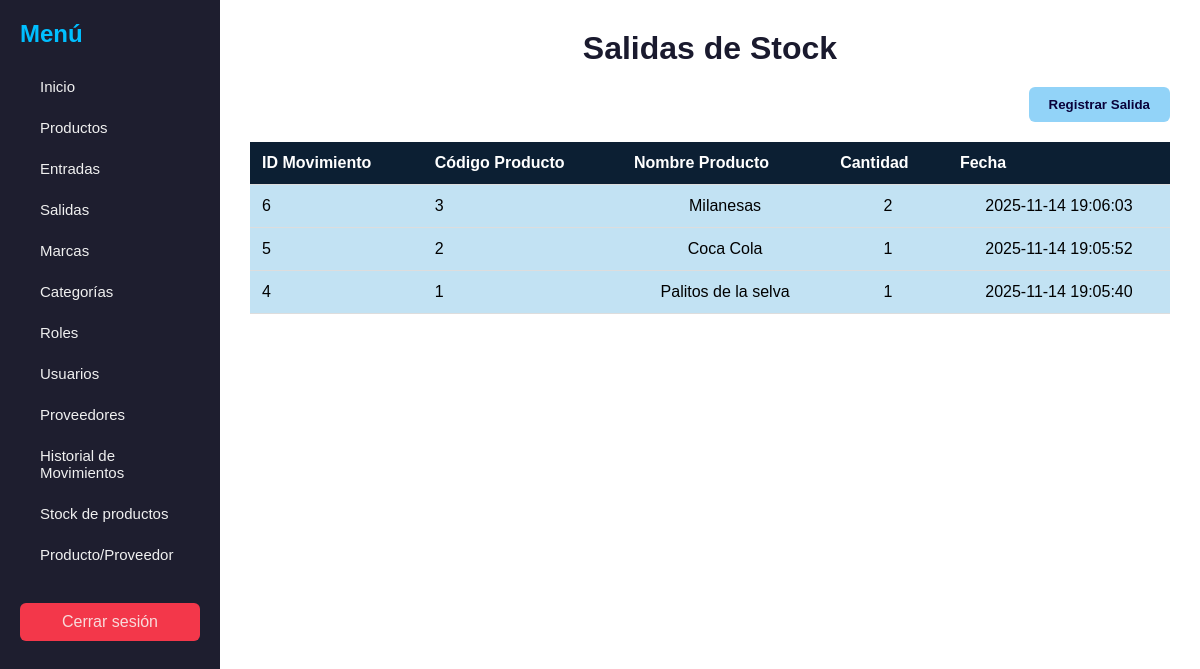
The page /Vistas/registroSalida.php on the database its author committed.
### tables this page shows
CREATE TABLE IF NOT EXISTS `movimiento` (
  `id_movimiento` int NOT NULL AUTO_INCREMENT,
  `id_producto` int DEFAULT NULL,
  `id_usuario` int DEFAULT NULL,
  `id_proveedor` int DEFAULT NULL,
  `cantidad` int NOT NULL,
  `ingreso` tinyint(1) NOT NULL,
  `fecha` timestamp NULL DEFAULT CURRENT_TIMESTAMP,
  PRIMARY KEY (`id_movimiento`),
  KEY `movimiento_ibfk_1` (`id_producto`),
  KEY `movimiento_ibfk_2` (`id_usuario`),
  KEY `movimiento_ibfk_3` (`id_proveedor`),
  CONSTRAINT `movimiento_ibfk_1` FOREIGN KEY (`id_producto`) REFERENCES `producto` (`id_producto`) ON DELETE SET NULL,
  CONSTRAINT `movimiento_ibfk_2` FOREIGN KEY (`id_usuario`) REFERENCES `usuario` (`id_usuario`) ON DELETE SET NULL,
  CONSTRAINT `movimiento_ibfk_3` FOREIGN KEY (`id_proveedor`) REFERENCES `proveedor` (`id_proveedor`) ON DELETE SET NULL
);

CREATE TABLE IF NOT EXISTS `producto` (
  `id_producto` int NOT NULL AUTO_INCREMENT,
  `codigo` varchar(50) NOT NULL,
  `nombre` varchar(100) NOT NULL,
  `descripcion` text,
  `precio` decimal(10,2) NOT NULL,
  `id_marca` int DEFAULT NULL,
  `id_categoria` int DEFAULT NULL,
  `id_proveedor` int DEFAULT NULL,
  PRIMARY KEY (`id_producto`),
  UNIQUE KEY `codigo` (`codigo`),
  KEY `producto_ibfk_1` (`id_marca`),
  KEY `producto_ibfk_2` (`id_categoria`),
  KEY `fk_producto_proveedor` (`id_proveedor`),
  CONSTRAINT `fk_producto_proveedor` FOREIGN KEY (`id_proveedor`) REFERENCES `proveedor` (`id_proveedor`) ON DELETE SET NULL ON UPDATE CASCADE,
  CONSTRAINT `producto_ibfk_1` FOREIGN KEY (`id_marca`) REFERENCES `marca` (`id_marca`) ON DELETE SET NULL,
  CONSTRAINT `producto_ibfk_2` FOREIGN KEY (`id_categoria`) REFERENCES `categoria` (`id_categoria`) ON DELETE SET NULL
);

### Clases/Movimiento.php (called while the page is built, shortened)
<?php
class Movimiento {
    public static function obtenerMovimientosPorTipo($bd, $ingreso) {
        $sql = "SELECT m.id_movimiento, p.codigo, p.nombre AS nombre_producto,
                       m.cantidad, m.fecha
                FROM movimiento m
                INNER JOIN producto p ON m.id_producto = p.id_producto
                WHERE m.ingreso = :ingreso
                ORDER BY m.fecha DESC";
        $stmt = $bd->prepare($sql);
        $stmt->bindParam(':ingreso', $ingreso, PDO::PARAM_BOOL);
        $stmt->execute();
        return $stmt->fetchAll(PDO::FETCH_ASSOC);
    }
}
?>

### Vistas/registroSalida.php (the view, shortened to what this page needs)
<?php
include_once __DIR__ . '/../DataBase.php';
include_once __DIR__ . '/../Clases/Movimiento.php';
$salidas = Movimiento::obtenerMovimientosPorTipo($bd, false);
?>
<!DOCTYPE html>
<html lang="es">
<head>
    <link rel="stylesheet" href="../CSS/salida.css">
</head>
<body>
<div class="contenedor-general">
    <nav class="barra-lateral">
        <h2>Menú</h2>
        <ul>
                <li><a href="../Vistas/paginaInicio.php">Inicio</a></li>
                <li><a href="../Vistas/crudProducto.php">Productos</a></li>
                <li><a href="../Vistas/registroEntrada.php">Entradas</a></li>
                <li><a href="../Vistas/registroSalida.php">Salidas</a></li>
                <li><a href="../Vistas/crudMarca.php">Marcas</a></li>
                <li><a href="../Vistas/crudCategoria.php">Categorías</a></li>
                <li><a href="../Vistas/crudRol.php">Roles</a></li>
                <li><a href="../Vistas/crudUsuario.php">Usuarios</a></li>
                <li><a href="../Vistas/crudProveedor.php">Proveedores</a></li>
                <li><a href="../Vistas/historialMovimientos.php">Historial de Movimientos</a></li>
                <li><a href="../Vistas/registroStock.php">Stock de productos</a></li>
                <li><a href="../Vistas/producto_proveedor.php">Producto/Proveedor</a></li>
        </ul>
        <a href="../index.php" class="cerrar-btn">Cerrar sesión</a>
    </nav>
    <div class="contenido-principal">
        <h1>Salidas de Stock</h1>
        <div id="contenido">
            <div class="contenedor-acciones">
                <div class="acciones">
                    <div class="accion-box">
                        <button type="button" class="crear" onclick="abrirVentanaCrear()">Registrar Salida</button>
                    </div>
                </div>
            </div>
            <table>
                <tr>
                    <th>ID Movimiento</th>
                    <th>Código Producto</th>
                    <th>Nombre Producto</th>
                    <th>Cantidad</th>
                    <th>Fecha</th>
                </tr>
                <?php
                if ($salidas) {
                    foreach ($salidas as $s) {
                        echo '<tr>
                                <td>'.$s["id_movimiento"].'</td>
                                <td>'.$s["codigo"].'</td>
                                <td>'.$s["nombre_producto"].'</td>
                                <td>'.$s["cantidad"].'</td>
                                <td>'.$s["fecha"].'</td>
                              </tr>';
                    }
                } else {
                    echo '<tr><td colspan="5">No hay salidas registradas.</td></tr>';
                }
                ?>
            </table>
        </div>
    </div>
</div>
</body>
</html>

### CSS/salida.css (style rules this page uses)
body { font-family: "Montserrat", sans-serif; background: #f0f2f5; margin: 0; padding: 0; }
.contenedor-general { display: flex; min-height: 100vh; }
.barra-lateral { width: 220px; background-color: #1e1e2f; color: #e2edf8; padding: 20px; box-sizing: border-box; }
.barra-lateral h2 { margin-top: 0; margin-bottom: 20px; font-size: 24px; font-weight: 700; color: #00bfff; font-family: "Montserrat", sans-serif; }
.barra-lateral ul { list-style: none; padding: 0; margin-top: 15px; }
.barra-lateral ul li { margin-bottom: 0; }
.barra-lateral ul li a { font-family: Tahoma, Geneva, sans-serif; display: block; text-decoration: none; padding: 10px 20px; border-radius: 2px; margin-bottom: 4px; color: #f0f0f0; background-color: transparent; font-size: 15px; font-weight: 500; transition: background-color 0.2s, color 0.2s, transform 0.2s; }
.cerrar-btn { display: block; margin-top: 30px; padding: 10px; background-color: #f3374a; color: #f8dbdb; text-align: center; text-decoration: none; border-radius: 6px; }
.contenido-principal { flex: 1; padding: 30px; background-color: #fff; display: flex; flex-direction: column; box-sizing: border-box; }
.contenido-principal h1 { font-size: 32px; text-align: center; margin: 0 0 20px 0; color: #1a1a2e; font-weight: 700; font-family: "Montserrat", sans-serif; }
.contenedor-acciones { display: flex; justify-content: flex-end; margin-bottom: 20px; }
button.crear { padding: 10px 20px; background-color: #92d3f8; color: #0a023b; border: none; border-radius: 6px; font-family: "Montserrat", sans-serif; font-weight: 600; cursor: pointer; transition: background-color 0.2s; }
table { width: 100%; border-collapse: collapse; }
table th, table td { padding: 12px; border-bottom: 1px solid #ddd; text-align: left; font-family: "Montserrat", sans-serif; }
table th { background-color: #0c1f33; color: #fff; font-weight: 600; }
table td:nth-child(n+3) { text-align: center; }
table tr { background-color: #c2e2f3; }

### rows shown on the page
movimiento: id_movimiento "6", id_producto.codigo "3", id_producto.nombre "Milanesas", cantidad "2", fecha "2025-11-14 19:06:03"
movimiento: id_movimiento "5", id_producto.codigo "2", id_producto.nombre "Coca Cola", cantidad "1", fecha "2025-11-14 19:05:52"
movimiento: id_movimiento "4", id_producto.codigo "1", id_producto.nombre "Palitos de la selva", cantidad "1", fecha "2025-11-14 19:05:40"
